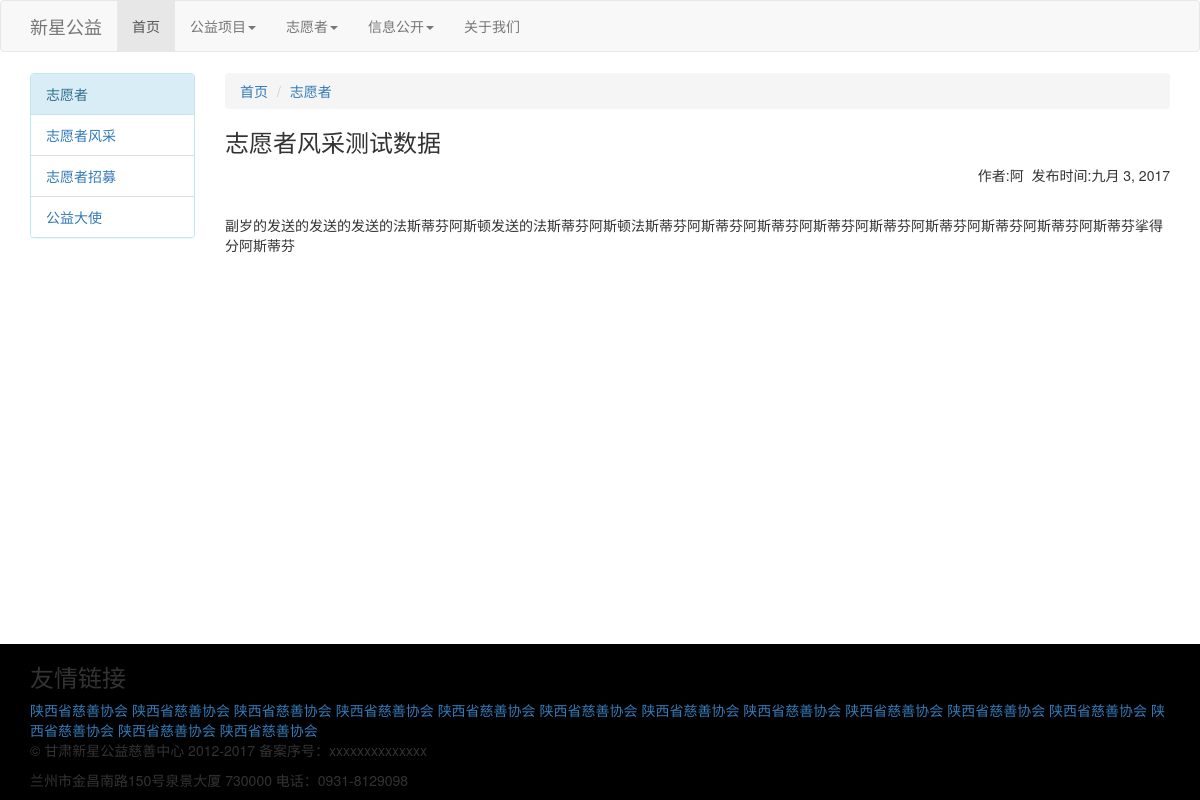
/volunteer/details/2/, run on the app's committed database.
### volunteer/models.py (models this page shows)
class Article(models.Model):
    TYPE_CHOIESE = (
            ('1', u'志愿者风采'),
            ('2', u'志愿者招募'),
            ('3', u'公益大使'),
    )
    id = models.AutoField(primary_key=True)
    type = models.CharField(u'文章类型', max_length=56, choices=TYPE_CHOIESE)
    title = models.CharField(u'标题', max_length=128)
    author = models.CharField('作者', max_length=68)
    create = models.DateTimeField(u'创建日期', auto_now=True)
    update = models.DateTimeField(u'更新日期', auto_now=True)
    content = models.TextField(u'内容')
    class Meta:
        verbose_name_plural = u'志愿者'

### volunteer/views.py (the view)
# urls.py: url(r'information/details/(?P<tid>\d)/$', details, name='information_details'),
def details(request, vid):
    article = Article.objects.get(id=vid)
    return render(request, 'volunteer/details.html', {'article':article})

### volunteer/templates/volunteer/details.html
{% extends "base.html" %}
{% load static %}
{% block content %}
    <div class="col-md-12" id="top-line"></div>
    <div style="margin-top: 15px;">
        <div class="container">
            <div class="row">
                <div class="col-md-2 page-sidebar">
					<div class="panel panel-info">
						<div class="panel-heading">
							志愿者
						</div>
						<ul class="list-group">
							<li class="list-group-item"><a href="{% url 'volunteer_index' t=1 %}">志愿者风采</a></li>
							<li class="list-group-item"><a href="{% url 'volunteer_index' t=2 %}">志愿者招募</a></li>
							<li class="list-group-item"><a href="{% url 'volunteer_index' t=3 %}">公益大使</a></li>
						</ul>
					</div>
                </div>
                <div class="col-md-10">
                    <ol class="breadcrumb breadcrumb-title">
						<li><a href="{% url 'index' %}">首页</a></li>
						<li><a href="{% url 'volunteer_index' t=0 %}">志愿者</a></li>
                    </ol>
                    <div>
						<h3>{{ article.title }}</h3>
						<p class="text-right">作者:{{ article.author }}&nbsp;&nbsp;发布时间:{{ article.create|date }}</p>
						<br>
						{{ article.content|safe }}
                    </div>
                </div>
            </div>
        </div>
    </div>
{% endblock %}

### data on the page
Article: title "志愿者风采测试数据", author "阿", create "九月 3, 2017", content "副岁的发送的发送的发送的法斯蒂芬阿斯顿发送的法斯蒂芬阿斯顿法斯蒂芬阿斯蒂芬阿斯蒂芬阿斯蒂芬阿斯蒂芬阿斯蒂芬阿斯蒂芬阿斯蒂芬阿斯蒂芬挲得分阿斯蒂芬"
